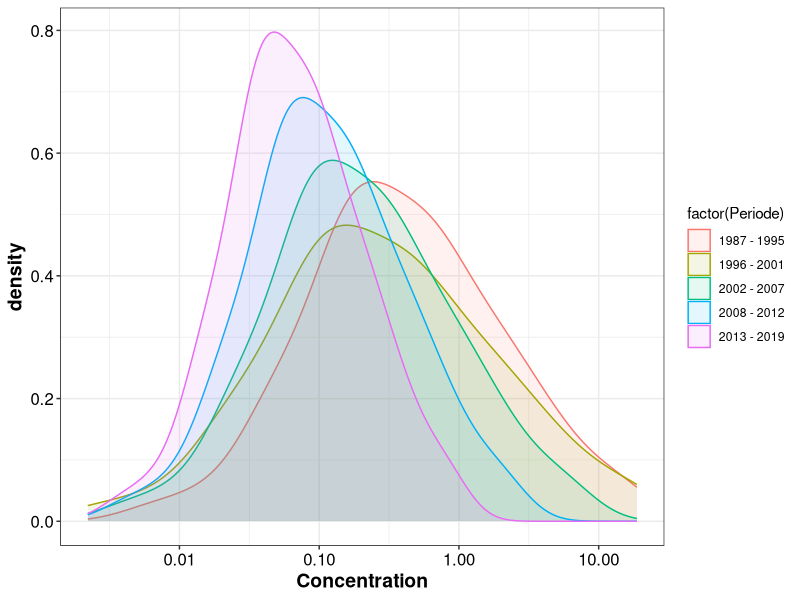
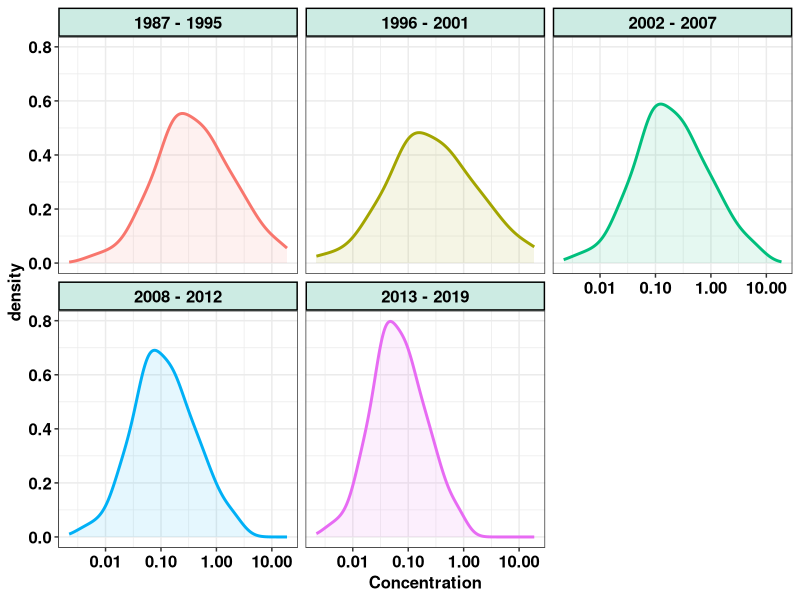
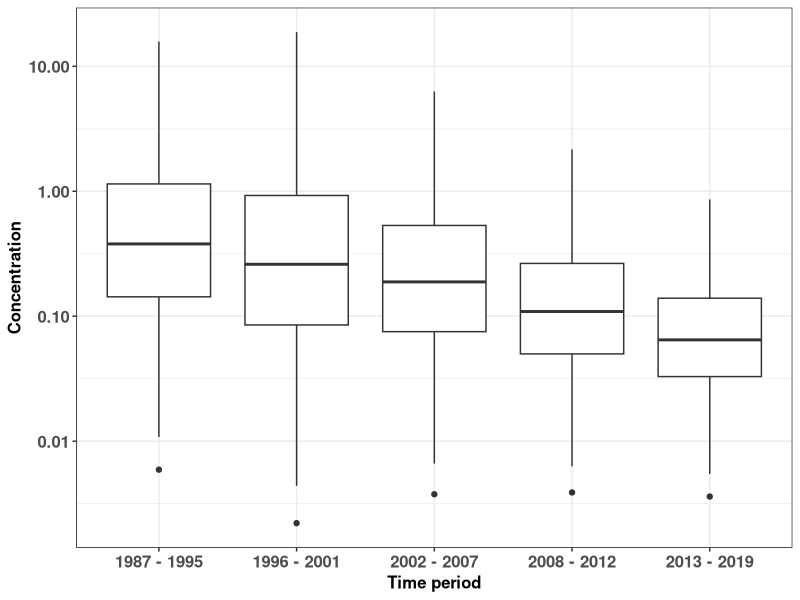
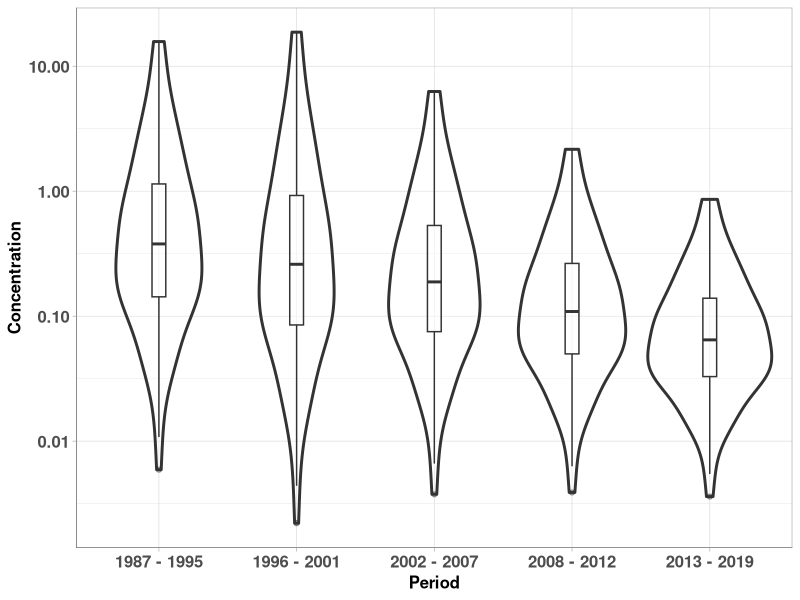
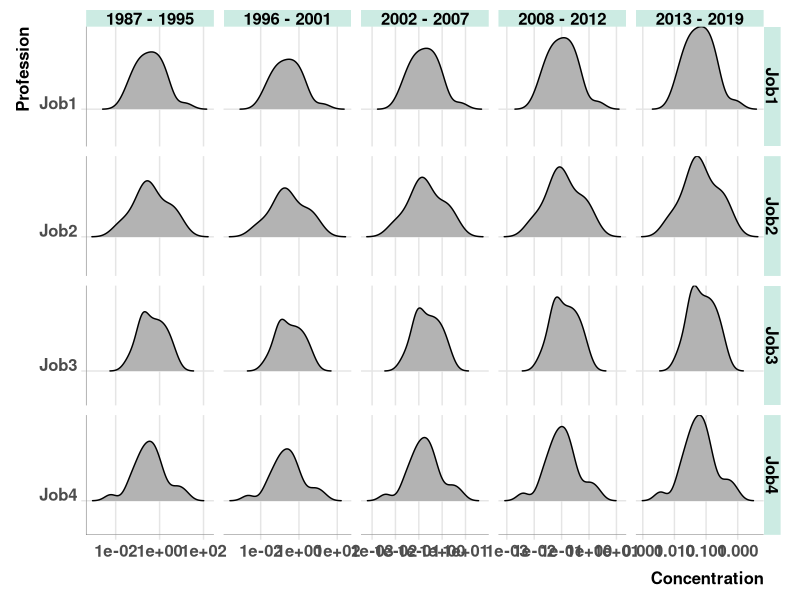
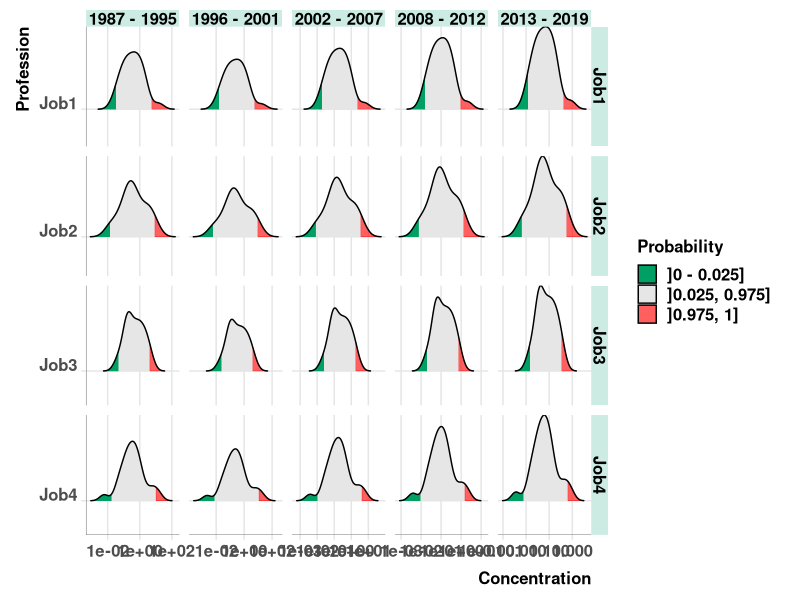

Write the R code that produced these figures, in order.
#------------------------------------------------------------------
#### Configurations  ####
#------------------------------------------------------------------

## Installing packages if needed
pack_needed<-c("tidyverse","ggridges")

for (i in 1:length(pack_needed)){
  if(pack_needed[i]%in%.packages(all.available=TRUE)){
    #ok
  }else{
    install.packages(pack_needed[i],repos = "http://cran.us.r-project.org")
  }
}

## Loading packages
library(tidyverse)
library(ggridges)

#------------------------------------------------------------------
#### Creating a simulated dataset  ####
#------------------------------------------------------------------

# Number of time periods or factors to consider (e.g., 5 in this example)
nb_periode<-5

# Creating a vector with the geometric mean of a continuous variable for each time period/factor
GeoMean<-c(0.34,0.23,0.17,0.10,0.06)

#  Creating a vector with the geometric standard deviation of a continuous variable for each time period/factor
GeoSD<-c(5.78,7.48,5.21,4.08,3.38)

# Creating a vector with the time period/factor names
Periode<-c("1987 - 1995","1996 - 2001", "2002 - 2007", "2008 - 2012", "2013 - 2019")

# Creating an empty table to fill with the upcoming for loops
tab_data<-c()

# Creating a table containing the continuous variable distributions for each time period/factor
for(i in 1:nb_periode){
  set.seed(123)                             # random seed for reproducibility
  distri<-rlnorm(as.numeric(100),           # number of values to generate
                 meanlog=log(GeoMean[i]),   # mean of the distribution on the log scale for each time period/factor
                 sdlog=log(GeoSD[i]))       # standard deviation of the distribution on the log scale for each time period/factor
  
  tab_data<-rbind(tab_data,data.frame(Valeur=as.numeric(distri),Periode=rep(Periode[i],100)))
  
}

# Transforming tab_data into a tibble
tab_data<-as_tibble(tab_data)

# Adding a new variable 
tab_data$Profession<-rep(c("Job1","Job2","Job3","Job4"),nrow(tab_data)/4)

#------------------------------------------------------------------
#### Graphical representation  ####
#------------------------------------------------------------------

# Graph 1 - density plots on the same window/figure
tab_data %>% ggplot()+ geom_density(aes(x=Valeur,group=factor(Periode),
                                        color=factor(Periode),fill=factor(Periode)),alpha=0.1) +
             theme_bw()+
             scale_x_log10("Concentration")+
             theme(axis.text = element_text(size=12,color="black"),
                   axis.title=element_text(size=14,face="bold",color="black"),
                   plot.title = element_text(size = 16, face = "bold"),
                   axis.line = element_line(color = "black",size = 0.1, linetype = "solid"))

# Graph 2 - density plots on the several windows
tab_data %>% ggplot()+ geom_density(aes(x=Valeur,group=factor(Periode),
                                        color=factor(Periode),fill=factor(Periode)),alpha=0.1,size=1) +
                      theme_bw()+
                      scale_x_log10("Concentration")+
                      theme(strip.text = element_text(size = 12, colour = "black", angle = 0, face = "bold"),
                            strip.background = element_rect(fill=alpha('#009E73', 0.2), colour="black", size=1),
                            axis.text = element_text(size=12,color="black",face="bold"),
                            axis.title=element_text(size=12,face="bold",color="black"),
                            legend.text = element_text(size = 12, face = "bold"),
                            legend.title=element_blank(),
                            legend.position = "none",
                            axis.line = element_line(color = "black",size = 0.1, linetype = "solid"))+
                      facet_wrap(.~Periode)

# Graph 3 - boxplot
tab_data %>% ggplot()+ geom_boxplot(aes(x=factor(Periode),y=Valeur)) + 
                       theme_bw()+
                       scale_x_discrete("Time period")+
                       scale_y_log10("Concentration")+
                        theme(strip.text = element_text(size = 12, colour = "black", angle = 0, face = "bold"),
                              strip.background = element_rect(fill=alpha('#009E73', 0.2), colour="black", size=1),
                              axis.text = element_text(size=12,color=grey(0.3),face="bold"),
                              axis.title=element_text(size=12,face="bold",color="black"),
                              legend.text = element_text(size = 12, face = "bold"),
                              legend.title=element_blank(),
                              legend.position = "none",
                              axis.line = element_line(color = "black",size = 0.1, linetype = "solid"))

# Graph 4 - violin plot
tab_data %>% ggplot(aes(x=factor(Periode),y=Valeur))+ 
                        geom_violin(alpha=0.2,size=1) + 
                        geom_boxplot(width=0.1,alpha=0.4)+
                        theme_light()+
                        scale_x_discrete("Period")+
                        scale_y_log10("Concentration")+
                        theme(strip.text = element_text(size = 12, colour = "black", angle = 0, face = "bold"),
                              strip.background = element_rect(fill=alpha('#009E73', 0.2), colour="black", size=1),
                              axis.text = element_text(size=12,color=grey(0.3),face="bold"),
                              axis.title=element_text(size=12,face="bold",color="black"),
                              legend.text = element_text(size = 12, face = "bold"),
                              legend.title=element_blank(),
                              legend.position = "none",
                              axis.line = element_line(color = "black",size = 0.1, linetype = "solid"))

# Graph 5 - simple ridgeline plot
tab_data %>% ggplot()+ 
  geom_density_ridges(data=tab_data,aes(y=Profession,x=Valeur)) + 
  scale_x_log10("Concentration")+
  theme_ridges()+
  theme(strip.text = element_text(size = 12, colour = "black", angle = 0, face = "bold"),
        strip.background = element_rect(fill=alpha('#009E73', 0.2), colour="black", size=1),
        axis.text = element_text(size=12,color=grey(0.3),face="bold"),
        axis.title=element_text(size=12,face="bold",color="black"),
        legend.text = element_text(size = 12, face = "bold"),
        legend.title=element_blank(),
        legend.position = "none",
        axis.line = element_line(color = "black",size = 0.1, linetype = "solid")) +
  facet_grid(Profession~Periode,drop = TRUE,scales='free')

# Graph 6 - Ridgeline plot with probability
ggplot(data=tab_data,aes(y=Profession,x=Valeur,fill = factor(stat(quantile)))) +
  stat_density_ridges(
    geom = "density_ridges_gradient",
    calc_ecdf = TRUE,
    quantiles = c(0.025, 0.975)
  ) +
  scale_fill_manual(
    name = "Probability", values = c("#00a064", grey(0.9), "#FF0000A0"),
    labels = c("]0 - 0.025]", "]0.025, 0.975]", "]0.975, 1]")
  )+
  scale_x_log10("Concentration")+
  theme_ridges()+
  theme(strip.text = element_text(size = 12, colour = "black", angle = 0, face = "bold"),
        strip.background = element_rect(fill=alpha('#009E73', 0.2), colour="black", size=1),
        axis.text = element_text(size=12,color=grey(0.3),face="bold"),
        axis.title=element_text(size=12,face="bold",color="black"),
        legend.text = element_text(size = 12, face = "bold"),
        legend.title=element_text(size=12,face="bold",color="black"),
        axis.line = element_line(color = "black",size = 0.1, linetype = "solid")) +
  facet_grid(Profession~Periode,drop = TRUE,scales='free')
